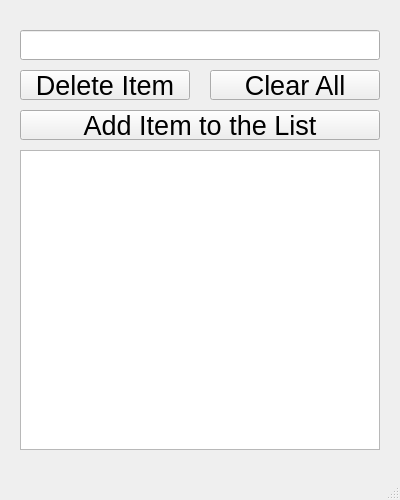
<?xml version="1.0" encoding="UTF-8"?>
<ui version="4.0">
 <class>MainWindow</class>
 <widget class="QMainWindow" name="MainWindow">
  <property name="geometry">
   <rect>
    <x>0</x>
    <y>0</y>
    <width>400</width>
    <height>500</height>
   </rect>
  </property>
  <property name="windowTitle">
   <string>To Do List</string>
  </property>
  <widget class="QWidget" name="centralwidget">
   <widget class="QPushButton" name="addItem_pushButton">
    <property name="geometry">
     <rect>
      <x>20</x>
      <y>110</y>
      <width>360</width>
      <height>30</height>
     </rect>
    </property>
    <property name="font">
     <font>
      <pointsize>20</pointsize>
     </font>
    </property>
    <property name="text">
     <string>Add Item to the List</string>
    </property>
   </widget>
   <widget class="QListWidget" name="myList_listWidget">
    <property name="geometry">
     <rect>
      <x>20</x>
      <y>150</y>
      <width>360</width>
      <height>300</height>
     </rect>
    </property>
    <property name="font">
     <font>
      <pointsize>12</pointsize>
     </font>
    </property>
   </widget>
   <widget class="QLineEdit" name="lineEdit">
    <property name="geometry">
     <rect>
      <x>20</x>
      <y>30</y>
      <width>360</width>
      <height>30</height>
     </rect>
    </property>
    <property name="font">
     <font>
      <pointsize>20</pointsize>
     </font>
    </property>
    <property name="text">
     <string/>
    </property>
   </widget>
   <widget class="QPushButton" name="deleteItem_pushButton">
    <property name="geometry">
     <rect>
      <x>20</x>
      <y>70</y>
      <width>170</width>
      <height>30</height>
     </rect>
    </property>
    <property name="font">
     <font>
      <pointsize>20</pointsize>
     </font>
    </property>
    <property name="text">
     <string>Delete Item</string>
    </property>
   </widget>
   <widget class="QPushButton" name="clearAll_pushButton">
    <property name="geometry">
     <rect>
      <x>210</x>
      <y>70</y>
      <width>170</width>
      <height>30</height>
     </rect>
    </property>
    <property name="font">
     <font>
      <pointsize>20</pointsize>
     </font>
    </property>
    <property name="text">
     <string>Clear All</string>
    </property>
   </widget>
  </widget>
  <widget class="QMenuBar" name="menubar">
   <property name="geometry">
    <rect>
     <x>0</x>
     <y>0</y>
     <width>400</width>
     <height>23</height>
    </rect>
   </property>
  </widget>
  <widget class="QStatusBar" name="statusbar"/>
 </widget>
 <resources/>
 <connections/>
</ui>
